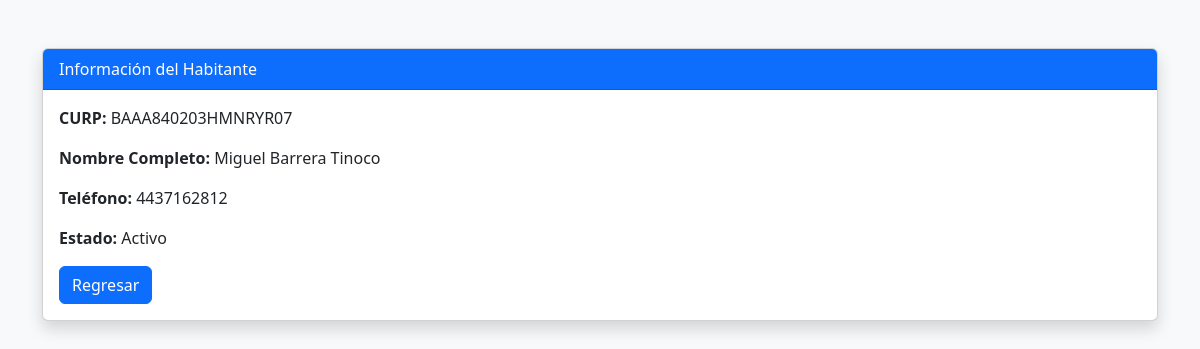
The page /habitantes/detalle/1/ on the database its author committed.
### habitantes/models.py (models this page shows, shortened)
class Habitante(models.Model):
    curp = models.CharField(
        max_length=18,
        unique=True
    )
    nombre = models.CharField(
        max_length=100
    )
    apellido_paterno = models.CharField(
        max_length=100
    )
    apellido_materno = models.CharField(
        max_length=100
    )
    telefono = models.CharField(
        max_length=15
    )
    domicilio = models.CharField(
        max_length=200
    )
    numero_exterior = models.CharField(
        max_length=20
    )
    numero_interior = models.CharField(
        max_length=20,
        blank=True
    )
    codigo_postal = models.CharField(
        max_length=5
    )
    lineas_domicilio = models.IntegerField(
        default=1
    )
    activo = models.BooleanField(
        default=True
    )

### habitantes/views.py (the view)
# urls.py: path("detalle/<int:id>/", detalle_habitante, name="detalle_habitante"),
def detalle_habitante(request, id):
    habitante = get_object_or_404(Habitante, id=id)
    return render(request, "habitantes/detalle.html", {"habitante": habitante})

### habitantes/templates/habitantes/detalle.html (shortened to what this page needs)
<!DOCTYPE html>
<html lang="es">
<head>
<link href="https://cdn.jsdelivr.net/npm/bootstrap@5.3.0/dist/css/bootstrap.min.css"
      rel="stylesheet">
</head>
<body class="bg-light">
<div class="container mt-5">
    <div class="card shadow">
        <div class="card-header bg-primary text-white">
            Información del Habitante
        </div>
        <div class="card-body">
            <p><strong>CURP:</strong> {{ habitante.curp }}</p>
            <p>
                <strong>Nombre Completo:</strong>
                {{ habitante.nombre }}
                {{ habitante.apellido_paterno }}
                {{ habitante.apellido_materno }}
            </p>
            <p><strong>Teléfono:</strong> {{ habitante.telefono }}</p>
            <p>
                <strong>Estado:</strong>
                {% if habitante.activo %}
                    Activo
                {% else %}
                    Inactivo
                {% endif %}
            </p>
            <a href="/habitantes/lista/"
               class="btn btn-primary">
                Regresar
            </a>
        </div>
    </div>
</div>
</body>
</html>

### rows shown on the page
Habitante: curp "BAAA840203HMNRYR07", nombre "Miguel", apellido_paterno "Barrera", apellido_materno "Tinoco", telefono "4437162812"
